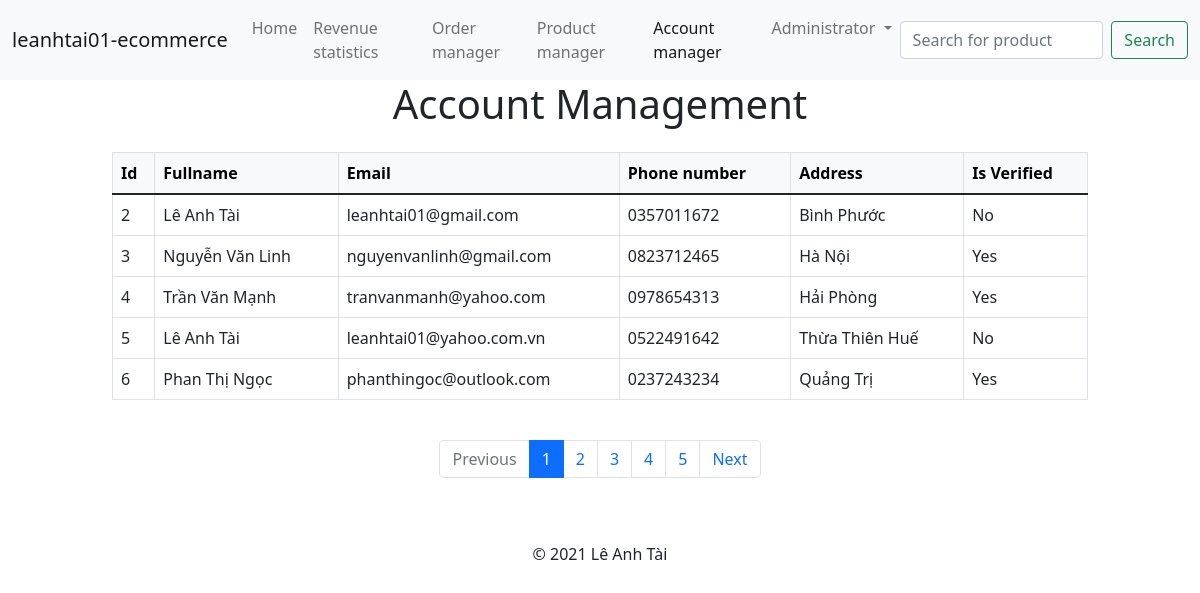
/admin/account_manager.php (signed in), run on the app's committed database.
### tables this page shows
CREATE TABLE accounts (
  id INT NOT NULL AUTO_INCREMENT,
  fullname VARCHAR(100) NOT NULL,
  email VARCHAR(100) NOT NULL,
  password VARCHAR(255) NOT NULL,
  phone_number VARCHAR(20) NOT NULL,
  address VARCHAR(255) NOT NULL,
  role_id INT NOT NULL,
  is_verified TINYINT NOT NULL,
  CONSTRAINT pk_users PRIMARY KEY (id),
  CONSTRAINT unq_users_email UNIQUE (email),
  CONSTRAINT unq_users_phone_number UNIQUE (phone_number)
);

### db_access/account.php (called while the page is built, shortened)
<?php
require_once(dirname(__DIR__) . "/conf/db.conf.php");
function get_user_accounts_info_limit($offset, $number_of_records)
{
  global $pdo;
  $sql = "SELECT id, fullname, email, phone_number, address, is_verified "
    . "FROM accounts "
    . "WHERE role_id = 1 "
    . "LIMIT $offset, $number_of_records;";
  $stmt = $pdo->prepare($sql);
  $stmt->execute();
  return $stmt->fetchAll(PDO::FETCH_ASSOC);
}
function get_number_of_users_account()
{
  global $pdo;
  $sql = "SELECT * "
    . "FROM accounts "
    . "WHERE role_id = 1;";
  $stmt = $pdo->prepare($sql);
  $stmt->execute();
  return $stmt->rowCount();
}

### conf/init.conf.php (called while the page is built, shortened)
<?php
$host_url = getenv("HOST_URL");

### web/admin/account_manager.php (the view, shortened to what this page needs)
<?php
require_once(dirname(dirname(__DIR__)) . "/conf/init.conf.php");
require_once(dirname(dirname(__DIR__)) . "/db_access/account.php");
$records_per_page = 5;
$number_of_users_account = get_number_of_users_account();
$number_of_pages = ceil($number_of_users_account / $records_per_page);
$current_page = 1;
$start_offset = ($current_page - 1) * $records_per_page;
$accounts = get_user_accounts_info_limit($start_offset, $records_per_page);
?>
<?php include_once(dirname(dirname(__DIR__)) . "/template/header.php") ?>
<h1 class="text-center">Account Management</h1>
<div class="container-fluid">
  <div class="row mt-4">
    <div class="col-md-1"></div>
    <div class="col-md-10">
      <table class="table table-bordered align-middle">
        <thead class="table-light">
          <tr>
            <th>Id</th>
            <th>Fullname</th>
            <th>Email</th>
            <th>Phone number</th>
            <th>Address</th>
            <th>Is Verified</th>
          </tr>
        </thead>
        <tbody>
          <?php foreach ($accounts as $account) : ?>
            <tr>
              <td><?php echo $account["id"] ?></td>
              <td><?php echo $account["fullname"] ?></td>
              <td><?php echo $account["email"] ?></td>
              <td><?php echo $account["phone_number"] ?></td>
              <td><?php echo $account["address"] ?></td>
              <td>
                <?php
                if ($account["is_verified"] == 0) {
                  echo "No";
                } else {
                  echo "Yes";
                }
                ?>
              </td>
            </tr>
          <?php endforeach; ?>
        </tbody>
      </table>
    </div>
    <div class="col-md-1"></div>
  </div>
  <div class="row">
    <div class="col-md-1"></div>
    <div class="col-md-10 d-flex justify-content-center mt-4">
      <nav aria-label="...">
        <ul class="pagination">
          <li class="page-item <?php echo $current_page <= 1 ? "disabled" : "" ?>">
            <a class="page-link" href="<?php echo $current_page <= 1 ? "#" : $host_url . "/admin/account_manager.php?page=" . $current_page - 1 ?>" tabindex="-1" aria-disabled="true">Previous</a>
          </li>
          <?php for ($i = 1; $i <= $number_of_pages; ++$i) : ?>
            <li class="page-item <?php echo $current_page == $i ? "active" : "" ?>">
              <a class="page-link" href="<?php echo $host_url; ?>/admin/account_manager.php?page=<?php echo $i; ?>">
                <?php echo $i; ?>
              </a>
            </li>
          <?php endfor; ?>
          <li class="page-item <?php echo $current_page >= $number_of_pages ? "disabled" : "" ?>">
            <a class="page-link" href="<?php echo $current_page >= $number_of_pages ? "#" : $host_url . "/admin/account_manager.php?page=" . $current_page + 1 ?>">Next</a>
          </li>
        </ul>
      </nav>
    </div>
    <div class="col-md-1"></div>
  </div>
</div>
<?php include_once(dirname(dirname(__DIR__)) . "/template/footer.php") ?>

### data on the page
accounts: id "2", fullname "Lê Anh Tài", email "leanhtai01@gmail.com", phone_number "0357011672", address "Bình Phước", is_verified "No"
accounts: id "3", fullname "Nguyễn Văn Linh", email "nguyenvanlinh@gmail.com", phone_number "0823712465", address "Hà Nội", is_verified "Yes"
accounts: id "4", fullname "Trần Văn Mạnh", email "tranvanmanh@yahoo.com", phone_number "0978654313", address "Hải Phòng", is_verified "Yes"
accounts: id "5", fullname "Lê Anh Tài", email "leanhtai01@yahoo.com.vn", phone_number "0522491642", address "Thừa Thiên Huế", is_verified "No"
accounts: id "6", fullname "Phan Thị Ngọc", email "phanthingoc@outlook.com", phone_number "0237243234", address "Quảng Trị", is_verified "Yes"

### other printed values
$_SESSION["account_info"]["fullname"] "Administrator"
